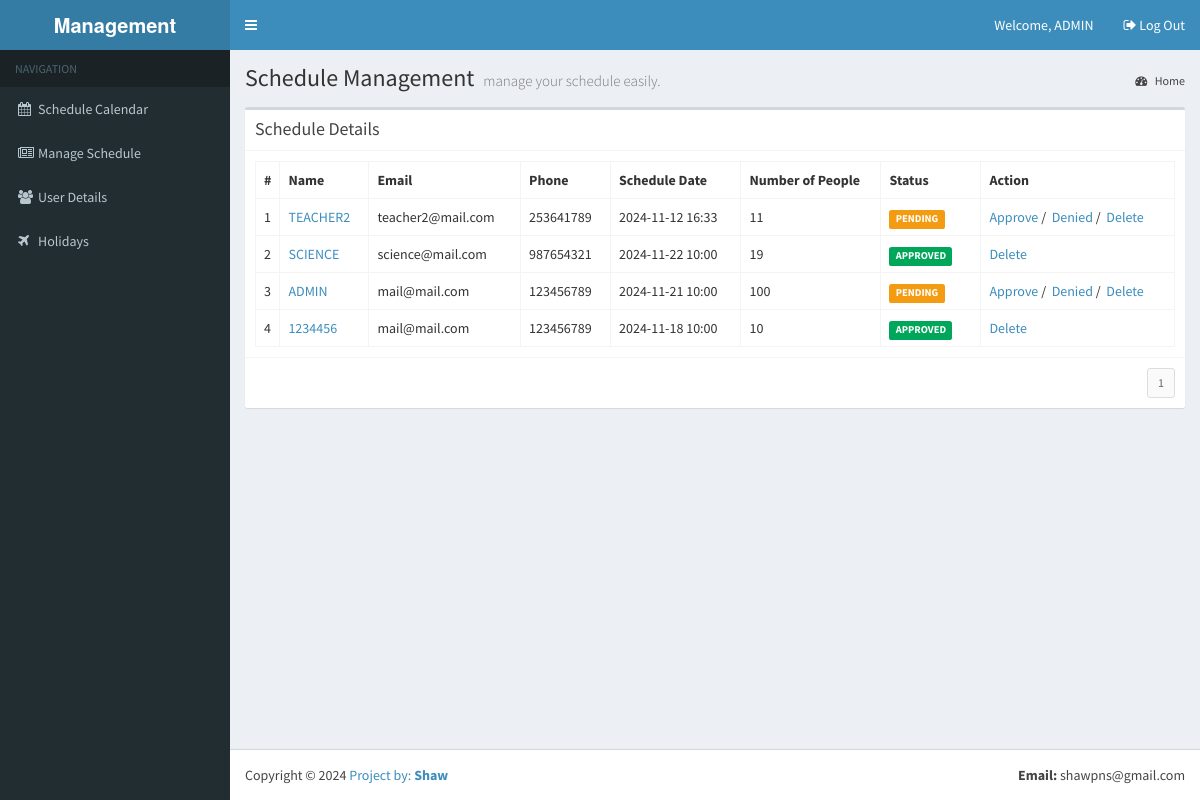
/views/?v=LIST (signed in), run on the app's committed database.
### tables this page shows
CREATE TABLE `tbl_users` (
  `id` int(10) NOT NULL,
  `name` varchar(100) NOT NULL,
  `pwd` varchar(200) NOT NULL,
  `address` varchar(250) NOT NULL,
  `phone` varchar(20) NOT NULL,
  `email` varchar(100) NOT NULL,
  `type` varchar(10) NOT NULL,
  `status` varchar(10) NOT NULL,
  `bdate` varchar(100) NOT NULL
);

CREATE TABLE `tbl_reservations` (
  `id` int(10) NOT NULL,
  `uid` int(10) NOT NULL,
  `ucount` int(10) NOT NULL,
  `rdate` varchar(100) NOT NULL,
  `status` varchar(10) NOT NULL,
  `comments` varchar(250) NOT NULL,
  `bdate` varchar(100) NOT NULL
);

### views/index.php (called while the page is built, shortened)
<?php
require_once '../library/functions.php';
require_once '../include/template.php';
?>

### library/database.php (called while the page is built, shortened)
<?php
require_once 'config.php';
$dbConn = new mysqli($dbHost, $dbUser , $dbPass, $dbName);
function dbQuery($sql)
{
    global $dbConn;
    $result = $dbConn->query($sql);
    return $result;
}
function dbFetchAssoc($result)
{
    return $result->fetch_assoc();
}
function dbNumRows($result)
{
    return $result->num_rows;
}
?>

### views/eventlist.php (the view, shortened to what this page needs)
<?php
$records = getBookingRecords();
$utype = '';
$type = $_SESSION['calendar_fd_user']['type'];
if($type == 'admin') {
	$utype = 'on';
}
?>
<div class="col-md-12">
  <div class="box">
    <div class="box-header with-border">
      <h3 class="box-title">Schedule Details</h3>
    </div>
    <div class="box-body">
      <table class="table table-bordered">
        <tr>
          <th style="width: 10px">#</th>
          <th>Name</th>
          <th>Email</th>
          <th>Phone</th>
          <th>Schedule Date</th>
          <th style="width: 140px">Number of People</th>
          <th style="width: 100px">Status</th>
          <?php if($utype == 'on') { ?>
		  <th >Action</th>
		  <?php } ?>
        </tr>
        <?php
	  $idx = 1;
	  foreach($records as $rec) {
	  	extract($rec);
		$stat = '';
		if($status == "PENDING") {$stat = 'warning';}
		else if ($status == "APPROVED") {$stat = 'success';}
		else if($status == "DENIED") {$stat = 'danger';}
		?>
        <tr>
          <td><?php echo $idx++; ?></td>
          <td><a href="<?php echo WEB_ROOT; ?>views/?v=USER&ID=<?php echo $user_id; ?>"><?php echo strtoupper($user_name); ?></a></td>
          <td><?php echo $user_email; ?></td>
          <td><?php echo $user_phone; ?></td>
          <td><?php echo $res_date; ?></td>
          <td><?php echo $count; ?></td>
          <td><span class="label label-<?php echo $stat; ?>"><?php echo $status; ?></span></td>
          <?php if($utype == 'on') { ?>
		  <td><?php if($status == "PENDING") {?>
            <a href="javascript:approve('<?php echo $user_id ?>');">Approve</a>&nbsp;/
			&nbsp;<a href="javascript:decline('<?php echo $user_id ?>');">Denied</a>&nbsp;/
			&nbsp;<a href="javascript:deleteUser('<?php echo $user_id ?>');">Delete</a>
            <?php } else { ?>
			<a href="javascript:deleteUser('<?php echo $user_id ?>');">Delete</a>
			<?php } ?>
          </td>
		  <?php } ?>
        </tr>
        <?php } ?>
      </table>
    </div>
    <div class="box-footer clearfix">
      <?php echo generatePagination(); ?> </div>
  </div>
</div>

### include/template.php (shortened to what this page needs)
<!DOCTYPE html>
<html>
<head>
<?php include('head.php'); ?>
</head>
<body class="hold-transition skin-blue layout-boxed">
<div class="wrapper">
  <header class="main-header">
    <a href="<?php echo WEB_ROOT; ?>" class="logo">
    <span class="logo-lg"><b>Management</b></span> </a>
    <nav class="navbar navbar-static-top" role="navigation">
      <?php include('nav.php'); ?>
    </nav>
  </header>
  <aside class="main-sidebar">
   <?php include('sidebar.php'); ?>
  </aside>
  <div class="content-wrapper">
    <section class="content-header">
      <h1> Schedule Management <small>manage your schedule easily.</small> </h1>
      <ol class="breadcrumb">
        <li><a href="#"><i class="fa fa-dashboard"></i> Home</a></li>
      </ol>
    </section>
    <section class="content">
	  <div class="row">
	  	<div class="col-md-12">
		</div>
	  </div>
	  <div class="row">
	  	<?php
			require_once $content;
		?>
      </div>
    </section>
  </div>
  <footer class="main-footer">
		<?php include('footer.php'); ?>
	</footer>
</div>
</body>
</html>

### include/head.php (shortened to what this page needs)
<link rel="stylesheet" href="<?php echo WEB_ROOT; ?>bootstrap/css/bootstrap.min.css">
<link rel="stylesheet" href="https://maxcdn.bootstrapcdn.com/font-awesome/4.4.0/css/font-awesome.min.css">
<link rel="stylesheet" href="https://code.ionicframework.com/ionicons/2.0.1/css/ionicons.min.css">
<link rel="stylesheet" href="<?php echo WEB_ROOT; ?>plugins/fullcalendar/fullcalendar.min.css">
<link rel="stylesheet" href="<?php echo WEB_ROOT; ?>plugins/fullcalendar/fullcalendar.print.css" media="print">
<link rel="stylesheet" href="<?php echo WEB_ROOT; ?>dist/css/AdminLTE.min.css">
<link rel="stylesheet" href="<?php echo WEB_ROOT; ?>dist/css/skins/_all-skins.min.css">

### include/nav.php (shortened to what this page needs)
<a href="#" class="sidebar-toggle" data-toggle="offcanvas" role="button">
</a>
<div class="navbar-custom-menu">
  <ul class="nav navbar-nav">
  	<li class="dropdown user user-menu">
		<a>
		<span class="hidden-xs"></i>Welcome, <?php echo strtoupper($_SESSION['calendar_fd_user']['name']); ?></span>
		</a>
	</li>
    <li class="dropdown user user-menu">
	<a href="<?php echo WEB_ROOT; ?>?logout">
	<span class="hidden-xs"><i class="fa fa-sign-out" aria-hidden="true"></i>&nbsp;Log Out</span>
	</a>
    </li>
  </ul>
</div>

### include/sidebar.php
<section class="sidebar">
  <ul class="sidebar-menu">
    <li class="header">NAVIGATION</li>
    <li class="treeview">
		<a href="<?php echo WEB_ROOT; ?>views/?v=DB"><i class="fa fa-calendar"></i><span>Schedule Calendar</span></a>
	</li>
    <li class="treeview">
		<a href="<?php echo WEB_ROOT; ?>views/?v=LIST"><i class="fa fa-newspaper-o"></i><span>Manage Schedule</span></a>
	</li>
	<li class="treeview">
		<a href="<?php echo WEB_ROOT; ?>views/?v=USERS"><i class="fa fa-users"></i><span>User Details</span></a>
	</li>
	<?php
	$type = $_SESSION['calendar_fd_user']['type'];
	if($type == 'admin') {
	?>
	<li class="treeview">
		<a href="<?php echo WEB_ROOT; ?>views/?v=HOLY"><i class="fa fa-plane"></i><span>Holidays</span></a>
	</li>
	<?php
	}
	?>
  </ul>
</section>

### library/functions.php (shortened to what this page needs)
<?php
function getBookingRecords(){
	$per_page = 10;
	$page = (isset($_GET['page']) && $_GET['page'] != '') ? $_GET['page'] : 1;
	$start 	= ($page-1)*$per_page;
	$sql 	= "SELECT u.id AS uid, u.name, u.phone, u.email,
			   r.ucount, r.rdate, r.status, r.comments
			   FROM tbl_users u, tbl_reservations r
			   WHERE u.id = r.uid
			   ORDER BY r.id DESC LIMIT $start, $per_page";
	$result = dbQuery($sql);
	$records = array();
	while($row = dbFetchAssoc($result)) {
		extract($row);
		$records[] = array("user_id" => $uid,
							"user_name" => $name,
							"user_phone" => $phone,
							"user_email" => $email,
							"count" => $ucount,
							"res_date" => $rdate,
							"status" => $status,
							"comments" => $comments);
	}
	return $records;
}
function generatePagination(){
	$per_page = 10;
	$sql 	= "SELECT * FROM tbl_users";
	$result = dbQuery($sql);
	$count 	= dbNumRows($result);
	$pages 	= ceil($count/$per_page);
	$pageno = '<ul class="pagination pagination-sm no-margin pull-right">';
	for($i=1; $i<=$pages; $i++)	{
		$pageno .= "<li><a href=\"?v=USER&page=$i\">".$i."</a></li>";
	}
	$pageno .= 	"</ul>";
	return $pageno;
}
?>

### include/footer.php
<div class="pull-right hidden-xs"><b>Email:&nbsp;</b>shawpns@gmail.com</div>
Copyright &copy; 2024 <a href="https://www.linkedin.com/in/shhaw/" target="_blank">
Project by: <b>Shaw&nbsp;</b></a>

### data on the page
tbl_users: name "TEACHER2", email "teacher2@mail.com", phone "253641789", tbl_reservations.rdate "2024-11-12 16:33", tbl_reservations.ucount "11", tbl_reservations.status "PENDING"
tbl_users: name "SCIENCE", email "science@mail.com", phone "987654321", tbl_reservations.rdate "2024-11-22 10:00", tbl_reservations.ucount "19", tbl_reservations.status "APPROVED"
tbl_users: name "ADMIN", email "mail@mail.com", phone "123456789", tbl_reservations.rdate "2024-11-21 10:00", tbl_reservations.ucount "100", tbl_reservations.status "PENDING"
tbl_users: name "1234456", email "mail@mail.com", phone "123456789", tbl_reservations.rdate "2024-11-18 10:00", tbl_reservations.ucount "10", tbl_reservations.status "APPROVED"

### other printed values
$_SESSION['calendar_fd_user']['name'] "ADMIN"
